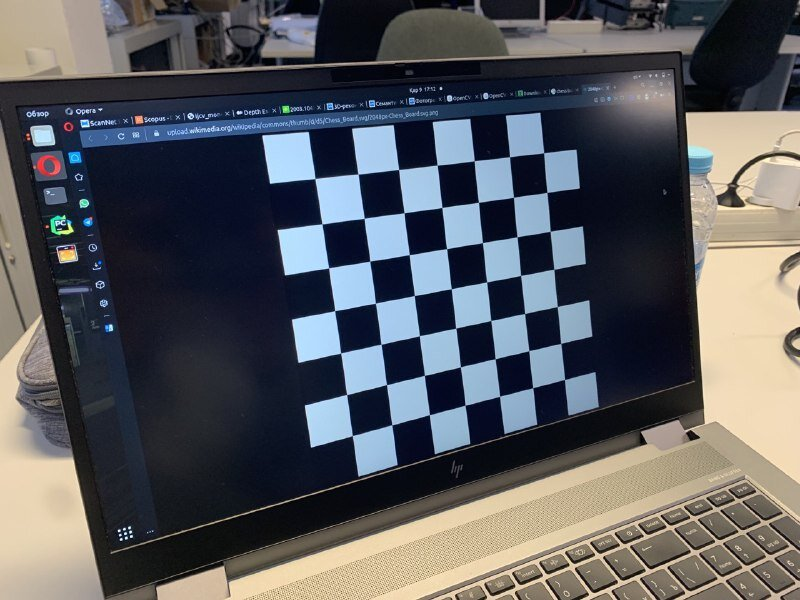
#> input picture experiments/opencv/camera/left15.jpg, 800 x 600 px; its folder holds only this picture in this run
$ python example.py
#> lines starting #> are read from the running program, lines starting #| are printed output that depends on the picture
# import numpy as np
# import cv2 as cv
# import glob
#
# # termination criteria
# criteria = (cv.TERM_CRITERIA_EPS + cv.TERM_CRITERIA_MAX_ITER, 30, 0.001)
# # prepare object points, like (0,0,0), (1,0,0), (2,0,0) ....,(6,5,0)
# objp = np.zeros((5 * 5, 3), np.float32)
# objp[:, :2] = np.mgrid[0:5, 0:5].T.reshape(-1, 2)
# # Arrays to store object points and image points from all the images.
# objpoints = []  # 3d point in real world space
# imgpoints = []  # 2d points in image plane.
# images = glob.glob('*.jpg')
# for fname in images:
#     img = cv.imread(fname)
#     gray = cv.cvtColor(img, cv.COLOR_BGR2GRAY)
#     # Find the chess board corners
#     ret, corners = cv.findChessboardCorners(gray, (5, 5), None)
#     # If found, add object points, image points (after refining them)
#
#     print(ret)
#
#     if ret == True:
#         objpoints.append(objp)
#         corners2 = cv.cornerSubPix(gray, corners, (11, 11), (-1, -1), criteria)
#         imgpoints.append(corners2)
#         # Draw and display the corners
#         cv.drawChessboardCorners(img, (5, 5), corners2, ret)
#         # cv.imshow('img', img)
#         # cv.waitKey(500)
#
# ret, mtx, dist, rvecs, tvecs = cv.calibrateCamera(objpoints, imgpoints, gray.shape[::-1], None, None)
#
# # np.savez('B.npz', mtx=mtx, dist=dist, rvecs=rvecs, tvecs=tvecs)
#
# cv.destroyAllWindows()

#############################################################################################

# img = cv.imread('left16.jpg')
# h, w = img.shape[:2]
# newcameramtx, roi = cv.getOptimalNewCameraMatrix(mtx, dist, (w, h), 1, (w, h))
#
# # undistort
# dst = cv.undistort(img, mtx, dist, None, newcameramtx)
# # crop the image
# x, y, w, h = roi
# dst = dst[y:y+h, x:x+w]
# cv.imwrite('left16_calibresult.png', dst)
#
# # undistort
# mapx, mapy = cv.initUndistortRectifyMap(mtx, dist, None, newcameramtx, (w,h), 5)
# dst = cv.remap(img, mapx, mapy, cv.INTER_LINEAR)
# # crop the image
# x, y, w, h = roi
# dst = dst[y:y+h, x:x+w]
# cv.imwrite('left16_calibresult.png', dst)

#############################################################################################

import numpy as np
import cv2 as cv
import glob

# Load previously saved data
with np.load('B.npz') as X:
#> (reads experiments/opencv/camera/B.npz from the repository)
    mtx, dist, _, _ = [X[i] for i in ('mtx', 'dist', 'rvecs', 'tvecs')]

axis = np.float32([[3, 0, 0], [0, 3, 0], [0, 0, -3]]).reshape(-1, 3)
def draw(img, corners, imgpts):
    corner = tuple(corners[0].ravel())

    imgpts_0 = tuple(imgpts[0].ravel())
    imgpts_1 = tuple(imgpts[1].ravel())
    imgpts_2 = tuple(imgpts[2].ravel())

    corner = tuple(int(x) for x in corner)
    imgpts_0 = tuple(int(x) for x in imgpts_0)
    imgpts_1 = tuple(int(x) for x in imgpts_1)
    imgpts_2 = tuple(int(x) for x in imgpts_2)

    img = cv.line(img, corner, imgpts_0, (255, 0, 0), 5)
    img = cv.line(img, corner, imgpts_1, (0, 255, 0), 5)
    img = cv.line(img, corner, imgpts_2, (0, 0, 255), 5)
    return img


# [12 lines of commented-out code are left out]


criteria = (cv.TERM_CRITERIA_EPS + cv.TERM_CRITERIA_MAX_ITER, 30, 0.001)
objp = np.zeros((5 * 5, 3), np.float32)
objp[:, :2] = np.mgrid[0:5, 0:5].T.reshape(-1, 2)

for fname in glob.glob('left*.jpg'):
    img = cv.imread(fname)
#> img is the input picture: shape (600, 800, 3); mean B, G, R 93.5, 89.5, 88.1
    gray = cv.cvtColor(img, cv.COLOR_BGR2GRAY)
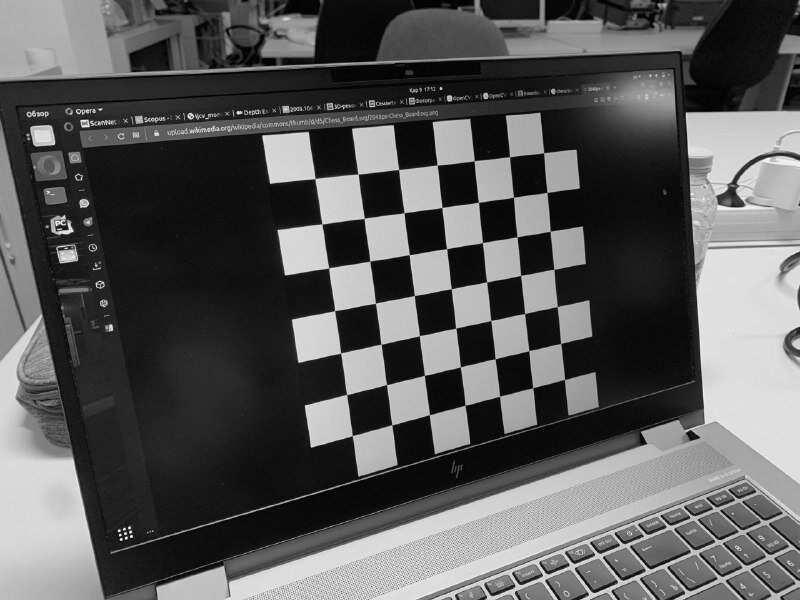
#> gray: shape (600, 800); min 0, max 253, mean 89.6
    ret, corners = cv.findChessboardCorners(gray, (5, 5), None)
#> ret = True; corners = 25 rows, first 8: [513.5, 197.3], [517, 236.8], [520.6, 275.4], [524.6, 313.6], [528.7, 350.6], [478.5, 202.3], [482.5, 242.5], [486.6, 281.9]
    if ret == True:
        corners2 = cv.cornerSubPix(gray, corners, (11, 11), (-1, -1), criteria)
#> corners2 = 25 rows, first 8: [513.5, 197.3], [517, 236.7], [520.6, 275.4], [524.6, 313.6], [528.8, 350.6], [478.5, 202.4], [482.4, 242.7], [486.6, 281.9]
        # Find the rotation and translation vectors.
        ret, rvecs, tvecs = cv.solvePnP(objp, corners2, mtx, dist)
#> rvecs = [-0.221, -0.409, 1.39]; tvecs = [2.61, -2.38, 16.59]
        # project 3D points to image plane
        imgpts, jac = cv.projectPoints(axis, rvecs, tvecs, mtx, dist)
#> imgpts = [[524.6, 313.4], [404, 212.8], [593.2, 190.8]]
        img = draw(img, corners2, imgpts)
#> in draw, `corner = tuple(corners[0].ravel())`: corner = (513.5, 197.3)
#> in draw, `imgpts_0 = tuple(imgpts[0].ravel())`: imgpts_0 = (524.6, 313.4)
#> in draw, `imgpts_1 = tuple(imgpts[1].ravel())`: imgpts_1 = (404, 212.8)
#> in draw, `imgpts_2 = tuple(imgpts[2].ravel())`: imgpts_2 = (593.2, 190.8)
#> in draw, `corner = tuple(int(x) for x in corner)`: corner = (513, 197)
#> in draw, `imgpts_0 = tuple(int(x) for x in imgpts_0)`: imgpts_0 = (524, 313)
#> in draw, `imgpts_1 = tuple(int(x) for x in imgpts_1)`: imgpts_1 = (404, 212)
#> in draw, `imgpts_2 = tuple(int(x) for x in imgpts_2)`: imgpts_2 = (593, 190)
#> in draw, `img = cv.line(img, corner, imgpts_2, (0, 0, 255), 5)`:
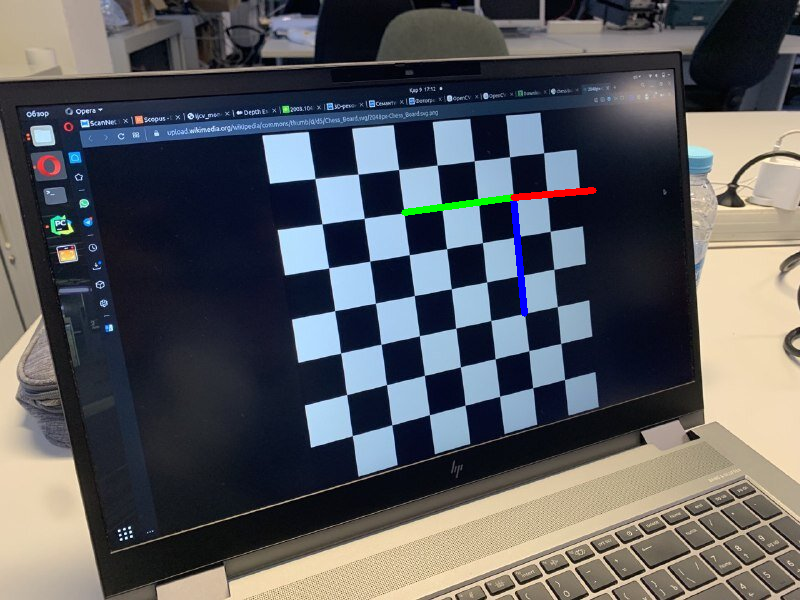
#> img: shape (600, 800, 3); mean B, G, R 93.4, 89.5, 88.1
        cv.imshow('img', img)
        k = cv.waitKey(0) & 0xFF
#> (key Esc is pressed here)
        if k == ord('s'):
            cv.imwrite(fname[:6] + '.png', img)
cv.destroyAllWindows()
